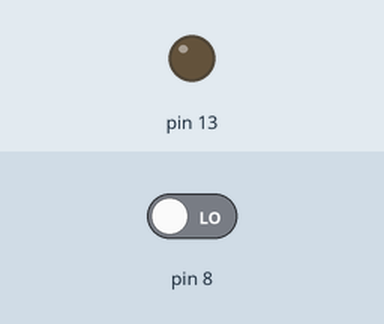
Bench run of a sketch on a simulated Arduino Uno, built with avr-gcc and run on an emulated ATmega328P. Parts: output pins drawn as LEDs (lit = HIGH). The test bench sets the inputs (shaded band); at power-on: pin 8 LOW.

Above: at 1.2 s.
1.3 s: pin 8 driven HIGH
At 1.9 s:
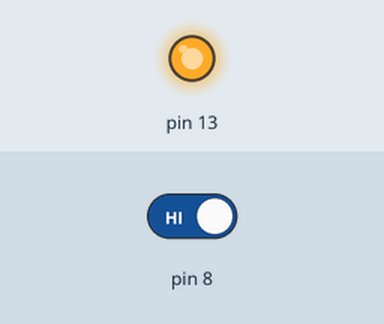
Timing chart, 0 to 4.3 s (numbered marks = the images above; inputs shaded):
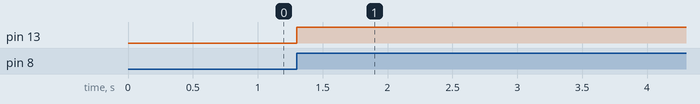

Measured:
- after the input at 1.3 s, pin 13: LOW → HIGH at once

The sketch:

pushONpushOFF.ino
```cpp
/*
  Push button controled LED

  Turn on led when push button is pressed, turn it off when it is pressed again

  Modified 15 October 2023
  by Utpal Kumar
*/

bool LED_state = 0;
bool button_state = 0;

void setup() {
  // pin declaration
  pinMode(8, INPUT);
  pinMode(LED_BUILTIN, OUTPUT); //LED_BUILTIN point to the pin connected to builtin led on the board (13 in case of Arduino UNO)
}

void loop() {

  // reading the state of input pin and setting the output accordingly.
  if(digitalRead(8) == HIGH && !button_state){
    button_state=1;
    if(!LED_state){
      digitalWrite(LED_BUILTIN, HIGH);
      LED_state = 1;
    } else {
    digitalWrite(LED_BUILTIN, LOW);
    LED_state = 0;
    }
  }
  else if(digitalRead(8) == LOW) button_state = 0;
}
```
